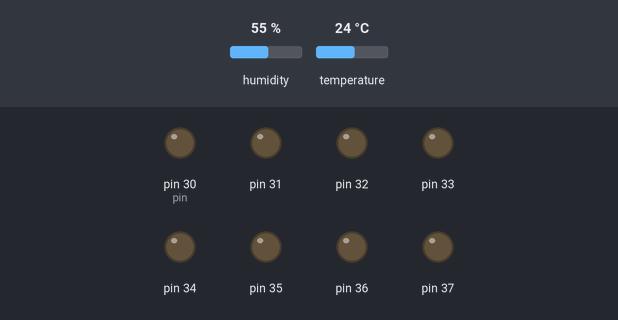
A sketch run on a simulated Arduino Mega 2560, built for the host (arithmetic inside an expression is 32-bit, double 64-bit). On the bench: output pins drawn as LEDs (lit = HIGH). The test bench sets the inputs (shaded band); at power-on: temperature 24 °C, humidity 55 %. WiFi joins after 1.5 s; servers stay silent unless stated; no MQTT or app messages arrive unless stated; what the sketch prints to the serial monitor is not drawn.

Above: at 2.7 s.
2.8 s: temperature set to 6 °C
At 3.8 s:
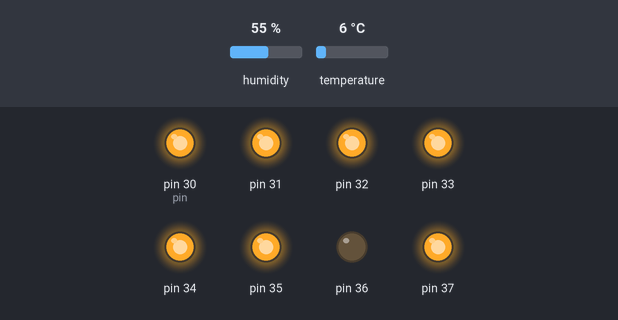
9.7 s: temperature set to 12 °C
Timing chart, 0 to 12.7 s (numbered marks = the images above; inputs shaded):
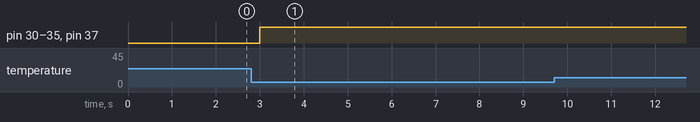

Measured:
- after the input at 9.7 s, every drawn part: stays the same

The sketch:

Geral.ino
```cpp
#include <dht.h>
#include <Ethernet.h>
#include <PubSubClient.h>

// ================== DHT ==================
#define pinSensorUT 24
dht sensorDHT;

float temperatura = 0.0;
float umidade = 0.0;
unsigned long lastDHT = 0;

// ================== DISPLAY ==================
byte seven_seg_digits[20][7] = {
  { 1,1,1,1,1,1,0 }, { 0,1,1,0,0,0,0 }, { 1,1,0,1,1,0,1 }, { 1,1,1,1,0,0,1 },
  { 0,1,1,0,0,1,1 }, { 1,0,1,1,0,1,1 }, { 1,0,1,1,1,1,1 }, { 1,1,1,0,0,0,0 },
  { 1,1,1,1,1,1,1 }, { 1,1,1,0,0,1,1 }, { 1,1,1,0,1,1,1 }, { 0,0,1,1,1,1,1 },
  { 1,0,0,1,1,1,0 }, { 0,1,1,1,1,0,1 }, { 1,0,0,1,1,1,1 }, { 1,0,0,0,1,1,1 },
  { 1,0,1,1,1,1,1 }, { 0,1,1,0,1,1,1 }, { 0,0,0,0,1,1,0 }, { 0,1,1,1,1,0,0 },
};

unsigned long lastDisplay = 0;
byte displayDigit = 0;

// ================== ETHERNET / MQTT ==================
byte mac[] = {0xDE, 0xAD, 0xBE, 0xEF, 0xFE, 0xED};

const char* mqttserver = "192.168.1.224";
int mqttserverport = 1883;
const char* mqttuser = "matheus";
const char* mqttpass = "Matthecog";

EthernetClient ethClient;
PubSubClient mqtt (ethClient);

unsigned long lastMQTT = 0;

// ================== FUNÇÕES ================
void writePonto(byte dot) {       //Funcao que aciona o ponto no display
  digitalWrite(37, dot);
}

void sevenSegWrite(byte digit) {  //Funcao que aciona o display
  byte pin = 30;
  for (byte i = 0; i < 7; i++) { //Percorre o array ligando os segmentos correspondentes ao digito
    digitalWrite(pin++, seven_seg_digits[digit][i]);
  }
  writePonto(1);  //Liga o ponto
}

void reconnect() {
  mqtt.setServer(mqttserver, mqttserverport);

  while (!mqtt.connected()) {
    Serial.println("Conectando MQTT... ");
    if (mqtt.connect("sensor_temp_01",mqttuser,mqttpass)){
      Serial.println("Conectado!");
    } else {
      Serial.print("Falhou, rc= ");
      Serial.println(mqtt.state());
      delay(2000);
    }

  }
}

// ================== SETUP ==================
void setup() {
  Serial.begin(9600);

  // start Ethernet
  if (Ethernet.begin(mac) == 0) {
    Serial.println("Falha ao configurar a Ethernet usando DHCP");
    // Check for Ethernet hardware present
    if (Ethernet.hardwareStatus() == EthernetNoHardware) {
      Serial.println("O shield Ethernet não foi encontrado. Desculpe, não é possível executar sem hardware. :(");
    } else if (Ethernet.linkStatus() == LinkOFF) {
        Serial.println("O cabo Ethernet não está conectado.");
      }
    while (true) {
    }
  }
  // Imprime o IP atual e o Status:
  Serial.print("IP Atual: ");
  Serial.println(Ethernet.localIP());
  Serial.println(Ethernet.linkStatus());

  reconnect();

  //MQTT Discovery
  String discoveryTemperatura =
    "{\"unique_id\":\"sensor_temperatura_escritorio_01\","
    "\"device_class\":\"temperature\","
    "\"unit_of_measurement\":\"°C\","
    "\"name\":\"Sensor de Temperatura\","
    "\"state_topic\":\"arduinomesa/temperatura/state\"}";

  mqtt.publish(
    "homeassistant/sensor/arduinomesa/temperatura/config",
    discoveryTemperatura.c_str(),
    true
  );

  String discoveryUmidade =
    "{\"unique_id\":\"sensor_umidade_escritorio_01\","
    "\"device_class\":\"humidity\","
    "\"unit_of_measurement\":\"%\","
    "\"name\":\"Sensor de Umidade\","
    "\"state_topic\":\"arduinomesa/umidade/state\"}";

  mqtt.publish(
    "homeassistant/sensor/arduinomesa/umidade/config",
    discoveryUmidade.c_str(),
    true
  );

  //Display_LED
  for (byte i = 30; i <= 37; i++) pinMode(i, OUTPUT);
  writePonto(0);
}

// ================== LOOP ==================
void loop() {

  if (!mqtt.connected()) reconnect();
  mqtt.loop();

  unsigned long now = millis();

  //Leitura DHT a cada 5s
  if (now - lastDHT > 5000) {
    lastDHT = now;
    sensorDHT.read(pinSensorUT);
    temperatura = sensorDHT.temperature;
    umidade = sensorDHT.humidity;

    //Imprime o sensor umidade/temperatura
    Serial.print("Temperatura: ");
    Serial.print(temperatura);
    Serial.println("C");
    Serial.print("Umidade: ");
    Serial.print(umidade);
    Serial.println("% ");
  }

  //Envio MQTT a cada 10s
  if (now - lastMQTT > 10000) {
    lastMQTT = now;

    char payloadTemp[10];
    char payloadHum[10];

    dtostrf(temperatura, 4, 1, payloadTemp);
    dtostrf(umidade, 4, 1, payloadHum);


    mqtt.publish("arduinomesa/temperatura/state", payloadTemp);      // temperatura
    mqtt.publish("arduinomesa/umidade/state", payloadHum);    // umidade

    Serial.print("Temp enviada MQTT: ");
    Serial.println(payloadTemp);
    Serial.print("Umidade enviada MQTT: ");
    Serial.println(payloadHum);

  }

  //Display_LED
  if (now - lastDisplay > 3000) {
    lastDisplay = now;
    sevenSegWrite(displayDigit);
  }
}
```
